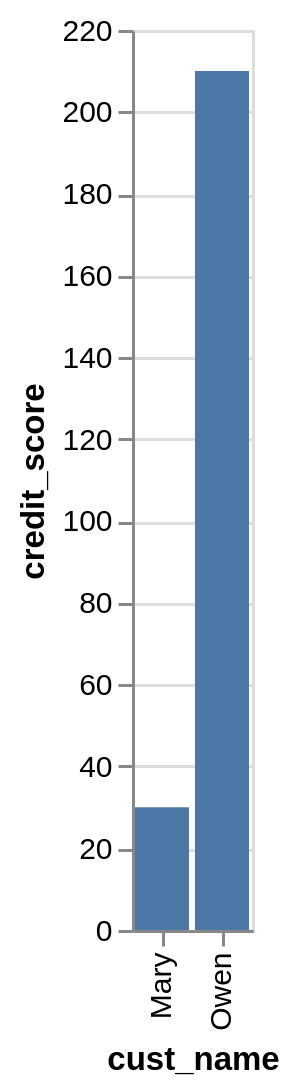

The Vega-Lite source for this figure:
### Vega-Lite specification from a JSON file in a GitHub repository (floating-point values rounded to 4 significant figures)
{"data": {"values": [{"x_data": "Mary", "y_data": 30}, {"x_data": "Owen", "y_data": 210}]}, "mark": "bar", "encoding": {"x": {"field": "x_data", "type": "nominal", "title": "cust_name", "sort": "ascending"}, "y": {"field": "y_data", "type": "quantitative", "title": "credit_score"}}}
